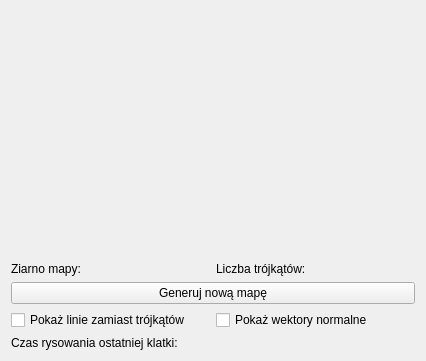
<?xml version="1.0" encoding="UTF-8"?>
<ui version="4.0">
 <class>Window</class>
 <widget class="QWidget" name="Window">
  <property name="geometry">
   <rect>
    <x>0</x>
    <y>0</y>
    <width>426</width>
    <height>361</height>
   </rect>
  </property>
  <property name="windowTitle">
   <string>Window</string>
  </property>
  <layout class="QVBoxLayout" name="verticalLayout">
   <item>
    <layout class="QVBoxLayout" name="verticalLayout_7">
     <item>
      <widget class="MyGLWidget" name="myGLWidget" native="true">
       <property name="sizePolicy">
        <sizepolicy hsizetype="Expanding" vsizetype="Expanding">
         <horstretch>0</horstretch>
         <verstretch>0</verstretch>
        </sizepolicy>
       </property>
       <property name="minimumSize">
        <size>
         <width>200</width>
         <height>200</height>
        </size>
       </property>
       <property name="focusPolicy">
        <enum>Qt::StrongFocus</enum>
       </property>
      </widget>
     </item>
    </layout>
   </item>
   <item>
    <layout class="QVBoxLayout" name="verticalLayout_2">
     <item>
      <layout class="QHBoxLayout" name="horizontalLayout_3">
       <item>
        <widget class="QLabel" name="seedText">
         <property name="text">
          <string>Ziarno mapy:</string>
         </property>
        </widget>
       </item>
       <item>
        <widget class="QLabel" name="triangleNumText">
         <property name="text">
          <string>Liczba trójkątów: </string>
         </property>
        </widget>
       </item>
      </layout>
     </item>
     <item>
      <widget class="QPushButton" name="pushButton">
       <property name="text">
        <string>Generuj nową mapę</string>
       </property>
      </widget>
     </item>
     <item>
      <layout class="QHBoxLayout" name="horizontalLayout_2">
       <item>
        <widget class="QCheckBox" name="WireframedView">
         <property name="text">
          <string>Pokaż linie zamiast trójkątów</string>
         </property>
         <property name="checked">
          <bool>false</bool>
         </property>
        </widget>
       </item>
       <item>
        <widget class="QCheckBox" name="checkBox">
         <property name="text">
          <string>Pokaż wektory normalne</string>
         </property>
        </widget>
       </item>
      </layout>
     </item>
     <item>
      <widget class="QLabel" name="drawTimeText">
       <property name="text">
        <string>Czas rysowania ostatniej klatki:</string>
       </property>
      </widget>
     </item>
     <item>
      <layout class="QHBoxLayout" name="horizontalLayout"/>
     </item>
    </layout>
   </item>
  </layout>
 </widget>
 <layoutdefault spacing="6" margin="11"/>
 <customwidgets>
  <customwidget>
   <class>MyGLWidget</class>
   <extends>QWidget</extends>
   <header>myglwidget.h</header>
   <container>1</container>
   <slots>
    <slot>setXRotation(int)</slot>
    <slot>setZRotation(int)</slot>
    <slot>setYRotation(int)</slot>
   </slots>
  </customwidget>
 </customwidgets>
 <resources/>
 <connections/>
</ui>
